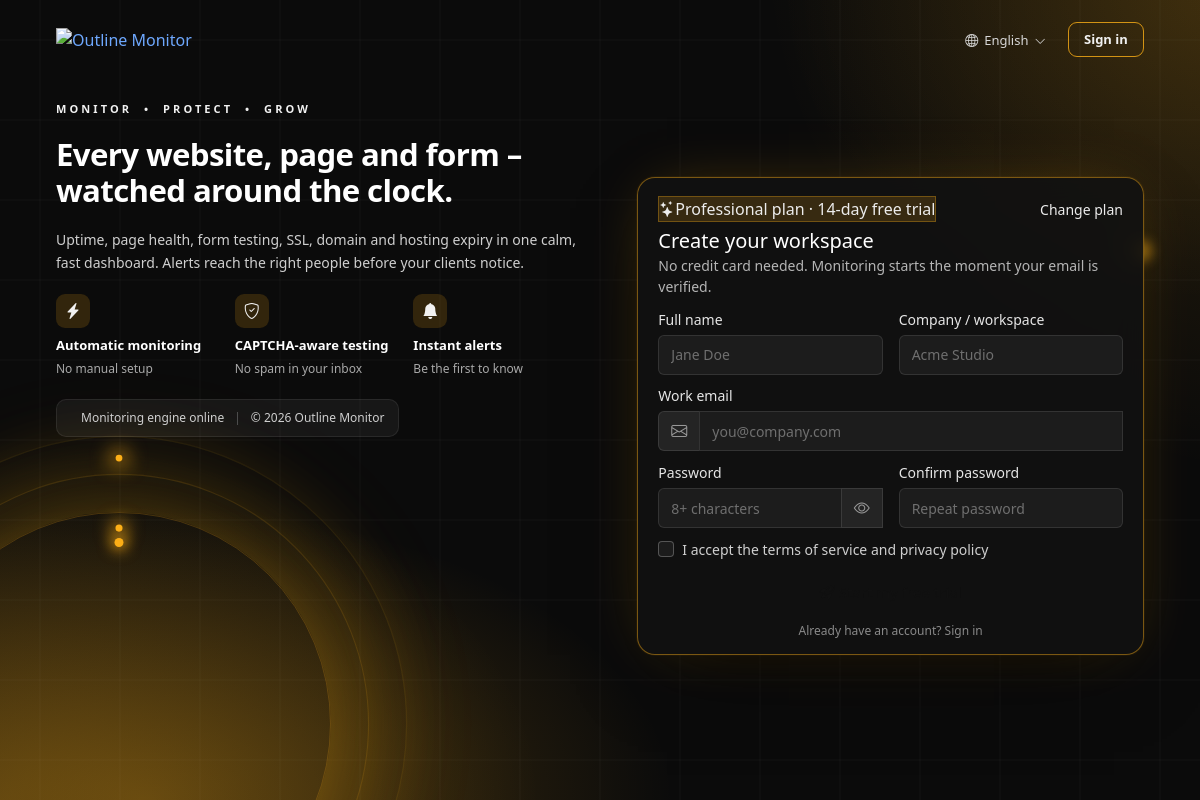
Screenshot of /auth/register.php with the database file from the repository.
### tables this page shows
CREATE TABLE `settings` (
  `setting_key` varchar(80) NOT NULL,
  `setting_value` text DEFAULT NULL,
  PRIMARY KEY (`setting_key`)
);

CREATE TABLE `plans` (
  `id` int(10) unsigned NOT NULL AUTO_INCREMENT,
  `code` varchar(30) NOT NULL,
  `name` varchar(60) NOT NULL,
  `tagline` varchar(190) DEFAULT NULL,
  `price_monthly` int(10) unsigned DEFAULT NULL COMMENT 'NULL = custom pricing (contact sales)',
  `currency` varchar(3) NOT NULL DEFAULT 'INR',
  `is_popular` tinyint(1) NOT NULL DEFAULT 0,
  `is_public` tinyint(1) NOT NULL DEFAULT 1,
  `trial_days` smallint(5) unsigned NOT NULL DEFAULT 0,
  `sort_order` smallint(5) unsigned NOT NULL DEFAULT 100,
  `status` enum('active','inactive') NOT NULL DEFAULT 'active',
  `max_websites` int(10) unsigned DEFAULT NULL COMMENT 'NULL = unlimited',
  `max_pages` int(10) unsigned DEFAULT NULL,
  `max_forms` int(10) unsigned DEFAULT NULL,
  `max_users` int(10) unsigned DEFAULT NULL,
  `max_status_pages` int(10) unsigned DEFAULT 0,
  `max_pageviews_month` int(10) unsigned DEFAULT NULL,
  `website_interval` smallint(5) unsigned NOT NULL DEFAULT 60 COMMENT 'minutes',
  `page_interval` smallint(5) unsigned NOT NULL DEFAULT 60,
  `form_interval` smallint(5) unsigned NOT NULL DEFAULT 60,
  `ssl_interval` smallint(5) unsigned NOT NULL DEFAULT 60,
  `retention_days` smallint(5) unsigned NOT NULL DEFAULT 7,
  `features` text DEFAULT NULL COMMENT 'JSON feature flags',
  `highlights` text DEFAULT NULL COMMENT 'JSON list of bullet points for the pricing page',
  `created_at` datetime NOT NULL DEFAULT current_timestamp(),
  `updated_at` datetime DEFAULT NULL ON UPDATE current_timestamp(),
  PRIMARY KEY (`id`),
  UNIQUE KEY `uq_plans_code` (`code`)
);

### auth/register.php (the view, shortened to what the rows shown need)
<?php
require_once __DIR__ . '/../includes/init.php';
$plans = Tenant::allPlans(true);
$planCode = get('plan', '') ?: post('plan', '') ?: setting('trial_plan', 'professional');
$plan = Tenant::planByCode($planCode);
$isFree = $plan['code'] === 'free' || (int) $plan['price_monthly'] === 0;
$trialDays = (int) ($plan['trial_days'] ?: setting('trial_days', 14));
?>
<div class="d-flex align-items-center justify-content-between mb-2 flex-wrap gap-2 plan-pill-row">
  <span class="plan-pill"><i class="bi bi-stars"></i><?= e($plan['name']) ?> plan · <?= $isFree ? 'free forever' : $trialDays . '-day free trial' ?></span>
  <a href="<?= url('public/pricing.php') ?>" class="small fw-600">Change plan</a>
</div>
<h1>Create your workspace</h1>
<?php
$authContent = ob_get_clean();
$authWide = true;
include __DIR__ . '/layout.php';

### auth/layout.php (shortened to what the rows shown need)
<?php
$platformName = function_exists('setting') ? (string) setting('platform_name', 'Outline Monitor') : 'Outline Monitor';
?>
<!DOCTYPE html>
<html lang="en" data-bs-theme="dark">
<head>
<link rel="stylesheet" href="https://cdn.jsdelivr.net/npm/bootstrap@5.3.3/dist/css/bootstrap.min.css">
<link rel="stylesheet" href="https://cdn.jsdelivr.net/npm/bootstrap-icons@1.11.3/font/bootstrap-icons.min.css">
<link rel="stylesheet" href="<?= asset('css/app.css') ?>?v=<?= APP_VERSION ?>">
</head>
<body class="auth">
<div class="auth-wrap">
  <aside class="auth-aside">
    <?php if (!empty($authAside)): ?><?= $authAside ?><?php else: ?>
    <div class="auth-eyebrow">Monitor &nbsp;•&nbsp; Protect &nbsp;•&nbsp; Grow</div>
    <h2>Every website, page and form – <em>watched around the clock.</em></h2>
    <p class="lead">Uptime, page health, form testing, SSL, domain and hosting expiry in one calm, fast dashboard. Alerts reach the right people before your clients notice.</p>
    <div class="auth-features">
      <div class="f"><i class="bi bi-lightning-charge-fill"></i><b>Automatic monitoring</b><span>No manual setup</span></div>
      <div class="f"><i class="bi bi-shield-check"></i><b>CAPTCHA-aware testing</b><span>No spam in your inbox</span></div>
      <div class="f"><i class="bi bi-bell-fill"></i><b>Instant alerts</b><span>Be the first to know</span></div>
    </div>
    <div class="auth-live"><span class="live-dot"></span> Monitoring engine online <span class="sep">|</span> &copy; <?= date('Y') ?> <?= e($platformName) ?></div>
    <?php endif; ?>
  </aside>
  <main class="auth-main">
    <div class="auth-card <?= !empty($authWide) ? 'wide' : '' ?>">
      <?= $authContent ?? '' ?>
    </div>
  </main>
</div>
</body>
</html>

### rows the page displays
settings: setting_key "Outline Monitor"
plans: name "Professional", trial_days "14"
